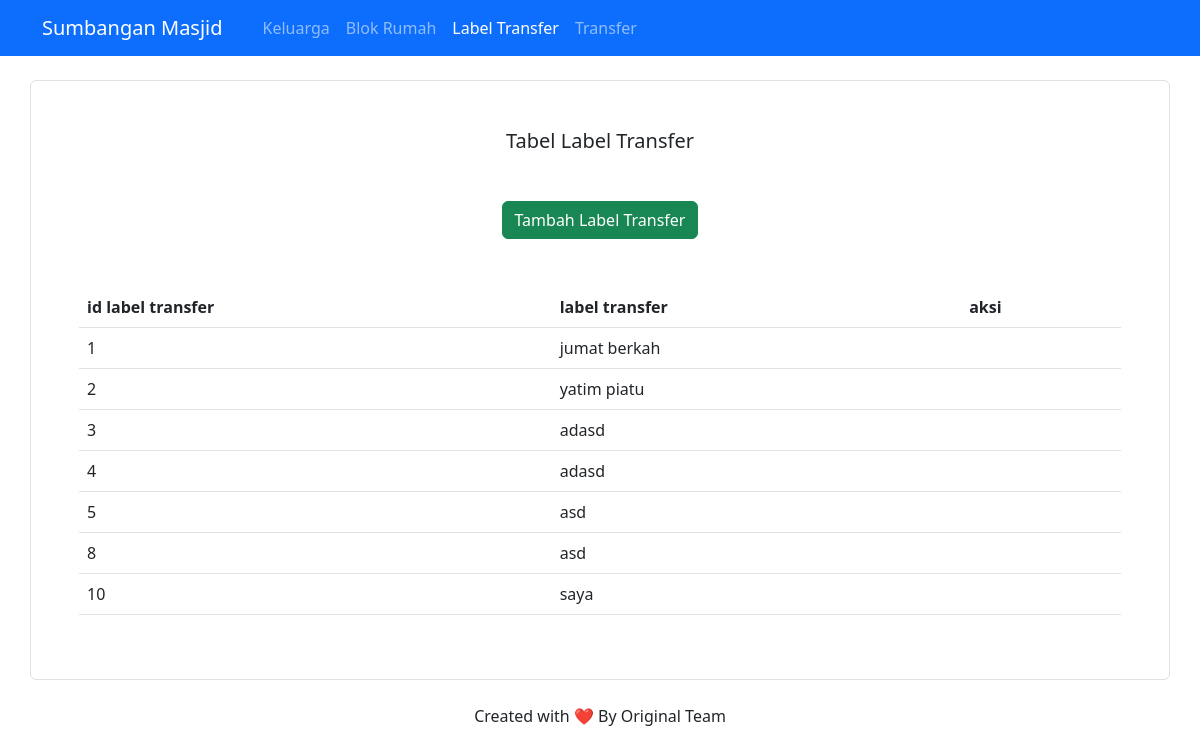
Before: /index.php/label_transfer with the older database file.
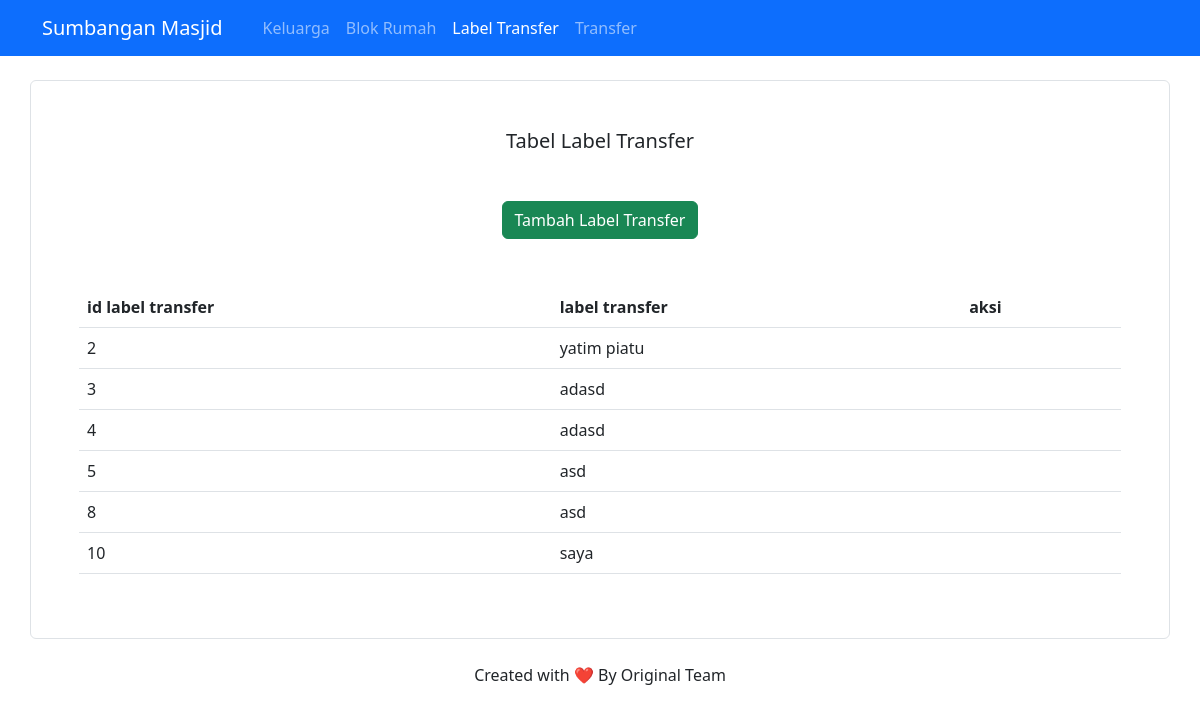
After: the same page with the newer database file.
### tables this page shows
CREATE TABLE `label_transfer` (
  `id_label_transfer` int(11) NOT NULL,
  `label_transfer` varchar(50) NOT NULL DEFAULT ''
);

### application/controllers/Label_Transfer.php (called while the page is built, shortened)
<?php
class Label_Transfer extends CI_Controller {
  public $menu_aktif = 'label_transfer';
  public function __construct()
  {
    $this->load->library('form_validation');
  }
  public function index() {
    $label_transfers = $this->db->get('label_transfer')->result_array();
    $data_konten['label_transfers'] = $label_transfers;
    $data['konten'] = $this->load->view('label_transfer/index.php', $data_konten, TRUE);
    $data['menus'] = $this->config->item('menus');
    $data['menu_aktif'] = $this->menu_aktif;
    $this->load->view('template', $data);
  }
}

### index.php (called while the page is built, shortened)
<?php
require_once BASEPATH.'core/CodeIgniter.php';

### application/views/label_transfer/index.php (the view, shortened to what this page needs)
<div class="container mt-4 p-5 border border-1 rounded">
  <h5 class="text-center mb-5">Tabel Label Transfer</h5>
  <div class="text-center mb-5">
    <a class="btn btn-success"
    href="<?= base_url("label_transfer/tambah") ?>" role="button">
    Tambah Label Transfer
    </a>
  </div>
  <table class="table" id="tabel">
    <thead>
      <tr>
        <th>id label transfer</th>
        <th>label transfer</th>
        <th class="aksi">aksi</th>
      </tr>
    </thead>
    <tbody>
      <?php foreach ($label_transfers as $label_transfer) : ?>
      <tr>
        <td><?= $label_transfer['id_label_transfer'] ?></td>
        <td><?= $label_transfer['label_transfer'] ?></td>
        <td></td>
      </tr>
      <?php endforeach ?>
    </tbody>
  </table>
</div>

### application/views/template.php (shortened to what this page needs)
<!DOCTYPE html>
<html lang="en">
<head>
  <link href="https://cdn.jsdelivr.net/npm/bootstrap@5.2.3/dist/css/bootstrap.min.css" rel="stylesheet" />
  <link href="https://cdn.datatables.net/1.13.4/css/jquery.dataTables.min.css" rel="stylesheet" />
  <link href="https://cdn.jsdelivr.net/npm/select2@4.1.0-rc.0/dist/css/select2.min.css" rel="stylesheet" />
</head>
<body>
  <nav class="navbar navbar-expand-lg sticky-top bg-primary navbar-dark">
    <div class="container">
      <a class="navbar-brand mb-0 h1" href="#">Sumbangan Masjid</a>
      <div class="collapse navbar-collapse" id="collapsibleNavbar">
        <ul class="navbar-nav">
          <?php foreach ($menus as $menu => $label_menu) : ?>
            <li class="nav-item">
              <a class="nav-link <?= ($menu_aktif == $menu) ? "active" : "" ?>" href="<?= base_url($menu) ?>">
                <?= $label_menu ?>
              </a>
            </li>
          <?php endforeach ?>
        </ul>
      </div>
    </div>
  </nav>
  <?= $konten ?>
  <div class="container mt-4">
    <div class="row">
      <div class="col-12">
        <p class="text-center">Created with <span>❤️</span> By Original Team</p>
      </div>
    </div>
  </div>
</body>
</html>

Changed rows visible on the page:
removed label_transfer: id_label_transfer "1", label_transfer "jumat berkah"
